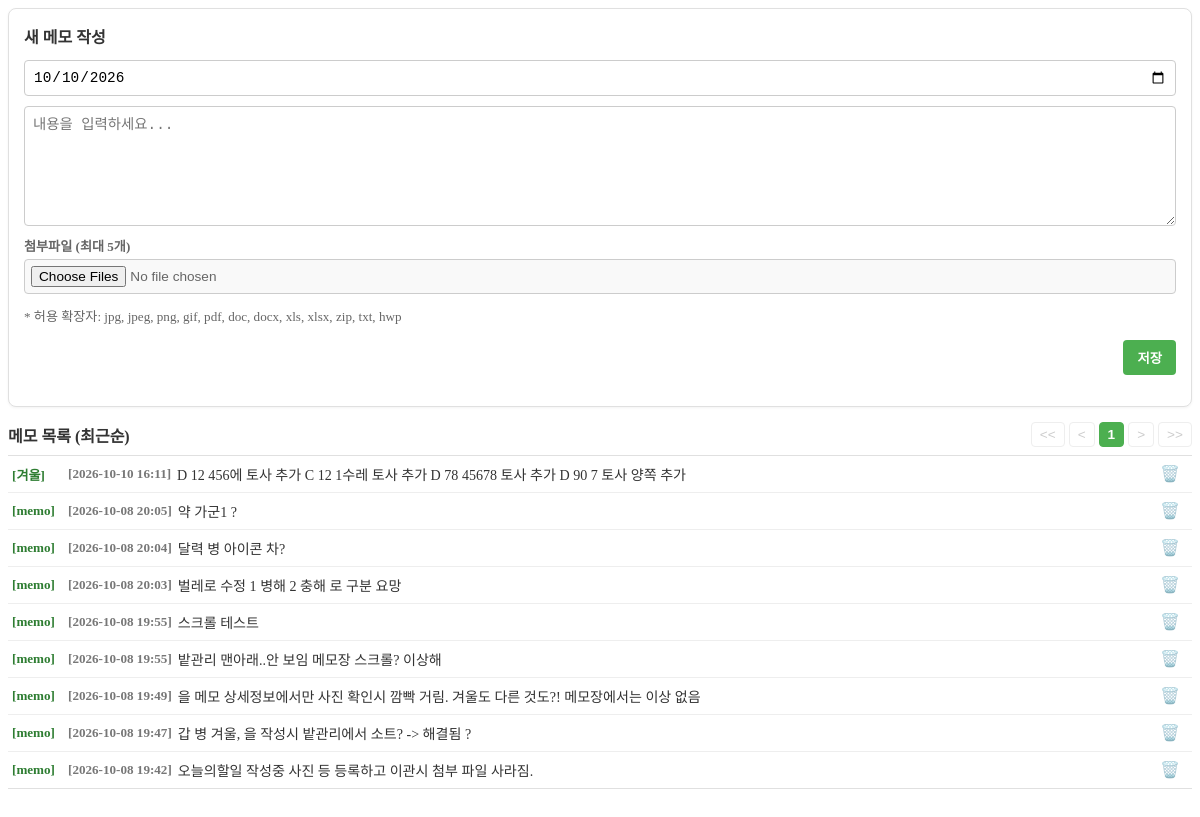
/memo.php, run on the app's committed database.
### tables this page shows
CREATE TABLE `memoT` (
  `group_id` varchar(50) NOT NULL COMMENT '그룹 ID (문자형)',
  `id` int(11) NOT NULL AUTO_INCREMENT COMMENT '고유 식별자 ID',
  `reg_date` datetime DEFAULT current_timestamp() COMMENT '날짜 (기본값: 현재 시간)',
  `content` text DEFAULT NULL COMMENT '내용',
  `att_grp_id` bigint(20) DEFAULT NULL COMMENT '첨부파일 그룹 ID',
  PRIMARY KEY (`id`)
);

### memo.php (the view, shortened to what this page needs)
<?php
require_once __DIR__ . '/db_connect.php';
$attachment_table = 'attachment';
try {
    $dsn = "mysql:host={$db_host};port={$db_port};dbname={$db_name};charset=utf8mb4";
    $pdo = new PDO($dsn, $db_user,$db_pass, [
        PDO::ATTR_ERRMODE => PDO::ERRMODE_EXCEPTION,
        PDO::ATTR_DEFAULT_FETCH_MODE => PDO::FETCH_ASSOC,
        PDO::ATTR_EMULATE_PREPARES => false
    ]);
} catch (PDOException $e) {
    echo "<div style='color:red; text-align:center;'>데이터베이스 연결 실패: " . htmlspecialchars($e->getMessage()) . "</div>";
    exit;
}
include_once __DIR__ . '/memo_write_component.php';
$page = isset($_GET['page']) ? max(1, (int)$_GET['page']) : 1;
$limit = 10;
$offset = ($page - 1) * $limit;
$memos = [];
$totalPages = 1;
try {
    $countStmt = $pdo->query("SELECT COUNT(*) FROM memoT");
    $totalCount = $countStmt->fetchColumn();
    $totalPages = max(1, ceil($totalCount / $limit));
    $sql = "SELECT m.id,
                   m.group_id AS raw_group_id,
                   CASE WHEN m.group_id = 'memo' THEN 'memo' ELSE COALESCE(f.farm_name, m.group_id) END AS display_group_id,
                   m.reg_date,
                   m.content,
                   (SELECT COUNT(*) FROM {$attachment_table} a WHERE a.att_grp_id = m.id AND a.status = 'ACTIVE') AS file_count
            FROM memoT m
            LEFT JOIN farms f ON m.group_id = f.farm_id
            ORDER BY m.id DESC
            LIMIT :limit OFFSET :offset";
    $stmt = $pdo->prepare($sql);
    $stmt->bindValue(':limit', $limit, PDO::PARAM_INT);
    $stmt->bindValue(':offset', $offset, PDO::PARAM_INT);
    $stmt->execute();
    $memos = $stmt->fetchAll();
} catch (PDOException $e) {
}
$blockSize = 5;
$currentBlock = ceil($page / $blockSize);
$startPage = ($currentBlock - 1) * $blockSize + 1;
$endPage = min($startPage + $blockSize - 1, $totalPages);
?>
<div class="memo-container">
    <div class="memo-bottom-section">
        <div class="memo-bottom-header">
            <h3>메모 목록 (최근순)</h3>
            <div class="memo-pagination">
                <button onclick="goToPage(1)" <?php echo ($page <= 1) ? 'disabled' : ''; ?>> &lt;&lt; </button>
                <button onclick="goToPage(<?php echo max(1, $page - 1); ?>)" <?php echo ($page <= 1) ? 'disabled' : ''; ?>> &lt; </button>
                <?php for ($i = $startPage; $i <= $endPage; $i++): ?>
                    <button onclick="goToPage(<?php echo $i; ?>)" class="<?php echo ($i == $page) ? 'active' : ''; ?>"><?php echo $i; ?></button>
                <?php endfor; ?>
                <button onclick="goToPage(<?php echo min($totalPages, $page + 1); ?>)" <?php echo ($page >= $totalPages) ? 'disabled' : ''; ?>> &gt; </button>
                <button onclick="goToPage(<?php echo $totalPages; ?>)" <?php echo ($page >= $totalPages) ? 'disabled' : ''; ?>> &gt;&gt; </button>
            </div>
        </div>
        <div class="memo-list-wrapper">
            <?php if (empty($memos)): ?>
                <p style="color: #888; font-size: 0.9rem; padding: 15px;">등록된 메모가 없습니다.</p>
            <?php else: ?>
                <ul class="memo-list">
                    <?php foreach ($memos as $memo): ?>
                        <?php
                            $formattedDate = date('Y-m-d H:i', strtotime($memo['reg_date']));
                        ?>
                        <li class="memo-item"
                            data-id="<?php echo $memo['id']; ?>"
                            data-raw-group-id="<?php echo htmlspecialchars($memo['raw_group_id'], ENT_QUOTES, 'UTF-8'); ?>"
                            data-display-group-id="<?php echo htmlspecialchars($memo['display_group_id'], ENT_QUOTES, 'UTF-8'); ?>"
                            data-date="<?php echo htmlspecialchars($formattedDate, ENT_QUOTES, 'UTF-8'); ?>"
                            data-content="<?php echo htmlspecialchars($memo['content'], ENT_QUOTES, 'UTF-8'); ?>"
                            data-files="<?php echo htmlspecialchars(json_encode($memo['attachments'] ?? [], JSON_UNESCAPED_UNICODE), ENT_QUOTES, 'UTF-8'); ?>"
                            onclick="openModalFromElem(this)">
                            <div class="memo-info">
                                <span class="memo-group" title="<?php echo htmlspecialchars($memo['display_group_id']); ?>">
                                    [<?php echo htmlspecialchars($memo['display_group_id']); ?>]
                                </span>
                                <span class="memo-date">[<?php echo htmlspecialchars($formattedDate); ?>]</span>
                                <span class="memo-preview"><?php echo htmlspecialchars($memo['content']); ?></span>
                            </div>
                            <div class="memo-actions">
                                <button class="btn-delete" title="삭제" onclick="event.stopPropagation(); deleteMemo(<?php echo $memo['id']; ?>);">🗑️</button>
                            </div>
                        </li>
                    <?php endforeach; ?>
                </ul>
            <?php endif; ?>
        </div>
    </div>
</div>

### memo.php (style rules this page uses)
.memo-container { display: flex; flex-direction: column; width: 100%; gap: 15px; box-sizing: border-box; padding-bottom: 20px; }
.memo-bottom-section { width: 100%; box-sizing: border-box; }
.memo-bottom-header { display: flex; justify-content: space-between; align-items: center; margin-bottom: 8px; }
.memo-bottom-header h3 { font-size: 1rem; color: #333; margin: 0; }
.memo-pagination { display: flex; gap: 4px; align-items: center; }
.memo-pagination button { padding: 4px 8px; font-size: 0.85rem; border: 1px solid #ddd; background-color: #fff; color: #333; border-radius: 4px; cursor: pointer; }
.memo-pagination button.active { background-color: #4CAF50; color: white; border-color: #4CAF50; font-weight: bold; }
.memo-pagination button:disabled { color: #ccc; border-color: #eee; cursor: default; }
.memo-list-wrapper { border-top: 1px solid #e0e0e0; border-bottom: 1px solid #e0e0e0; background-color: #fff; }
.memo-list { display: flex; flex-direction: column; width: 100%; padding: 0; margin: 0; list-style: none; }
.memo-item { background-color: transparent; padding: 8px 4px; border-bottom: 1px solid #eee; display: flex; justify-content: space-between; align-items: center; cursor: pointer; width: 100%; box-sizing: border-box; }
.memo-item:last-child { border-bottom: none; }
.memo-info { display: flex; gap: 4px; align-items: center; flex: 1; min-width: 0; }
.memo-group { font-size: 0.82rem; font-weight: bold; color: #2e7d32; white-space: nowrap; flex-shrink: 0; width: 52px; overflow: hidden; text-overflow: ellipsis; display: inline-block; }
.memo-date { font-size: 0.82rem; font-weight: bold; color: #777; white-space: nowrap; flex-shrink: 0; }
.memo-preview { font-size: 0.88rem; color: #333; white-space: nowrap; overflow: hidden; text-overflow: ellipsis; flex: 1; margin-left: 2px; }
.memo-actions { display: flex; align-items: center; gap: 8px; flex-shrink: 0; padding-right: 5px; }
.btn-delete { background: none; border: none; font-size: 1rem; cursor: pointer; padding: 1px 3px; flex-shrink: 0; line-height: 1; opacity: 0.7; }

### data on the page
memot: display_group_id "겨울", reg_date "2026-10-10 16:11", content "D 12 456에 토사 추가 C 12 1수레 토사 추가 D 78 45678 토사 추가 D 90 7 토사 양쪽 추가"
memot: display_group_id "memo", reg_date "2026-10-08 20:05", content "약 가군1 ?"
memot: display_group_id "memo", reg_date "2026-10-08 20:04", content "달력 병 아이콘 차?"
memot: display_group_id "memo", reg_date "2026-10-08 20:03", content "벌레로 수정 1 병해 2 충해 로 구분 요망"
memot: display_group_id "memo", reg_date "2026-10-08 19:55", content "스크롤 테스트"
memot: display_group_id "memo", reg_date "2026-10-08 19:55", content "밭관리 맨아래..안 보임 메모장 스크롤? 이상해"
memot: display_group_id "memo", reg_date "2026-10-08 19:49", content "을 메모 상세정보에서만 사진 확인시 깜빡 거림. 겨울도 다른 것도?! 메모장에서는 이상 없음"
memot: display_group_id "memo", reg_date "2026-10-08 19:47", content "갑 병 겨울, 을 작성시 밭관리에서 소트? -> 해결됨 ?"
memot: display_group_id "memo", reg_date "2026-10-08 19:42", content "오늘의할일 작성중 사진 등 등록하고 이관시 첨부 파일 사라짐."

### other printed values
$memo_write_max_file_count "5"
implode(', ', $memo_write_allowed_extensions) "jpg, jpeg, png, gif, pdf, doc, docx, xls, xlsx, zip, txt, hwp"
